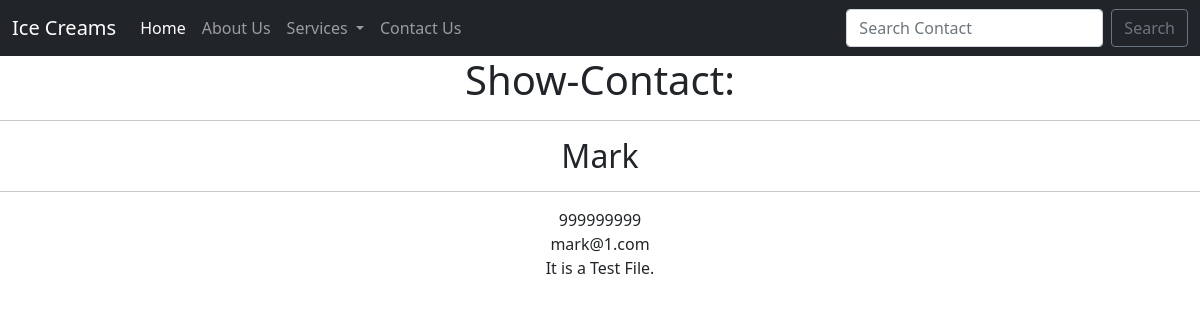
Page /show_contact/1 on the committed database.
### home/models.py (models this page shows)
class Contact(models.Model):
    name = models.CharField(max_length=122)
    email = models.CharField(max_length=122)
    phone = models.CharField(max_length=12)
    desc = models.TextField()
    date = models.DateField()
    def __str__(self):
        return self.name

### home/views.py (the view)
# urls.py: path('show_contact/<contact_id>', views.show_contact_view, name ='show_contact'),
def show_contact_view(request, contact_id):
    contact = Contact.objects.get(pk=contact_id)
    context = {
        'contact' : contact,
    }
    return render(request, 'show_contact.html', context )

### templates/show_contact.html (shortened to what this page needs)
{% extends 'base.html' %}
{% load static %}
{% block body %}
    <center>
    <h1>Show-Contact:</h1>
    <hr/>
    <h2>{{contact}}</h2>
    <hr/>
    {{contact.phone}}<br/>
    {{contact.email}}<br/>
    {{contact.desc}}<br/>
    </center>
{% endblock body %}

### rows in the picture
Contact: name "Mark", phone "999999999", email "mark@1.com", desc "It is a Test File."
